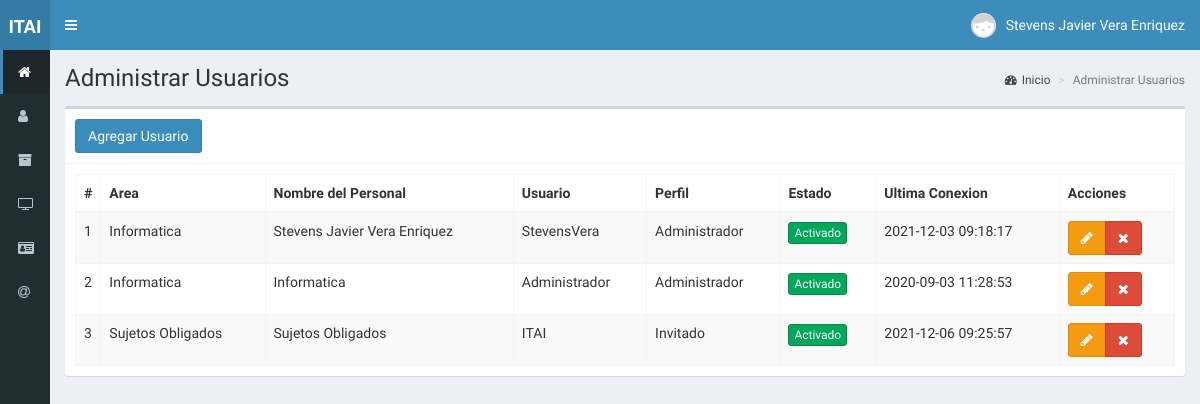
Screenshot of /usuarios (signed in) with the database file from the repository.
### tables this page shows
CREATE TABLE `usuarios` (
  `idusuario` int(11) NOT NULL,
  `Area` mediumtext NOT NULL,
  `NombrePersonal` mediumtext NOT NULL,
  `NombreUsuario` mediumtext NOT NULL,
  `Perfil` mediumtext NOT NULL,
  `Contrasena` mediumtext NOT NULL,
  `Estado` int(11) NOT NULL,
  `UltimaConexion` datetime NOT NULL
);

### controladores/plantilla.controlador.php (called while the page is built)
<?php
class ControladorPlantilla{
	static public function ctrPlantilla(){
		include "vistas/plantilla.php";
	}
}

### index.php (called while the page is built, shortened)
<?php
require_once "controladores/plantilla.controlador.php";
require_once "controladores/usuarios.controlador.php";
require_once "controladores/adjuntoGestionArchivo.controlador.php";
require_once "modelos/usuario.modelo.php";
$plantilla = new ControladorPlantilla();
$plantilla -> ctrPlantilla();

### controladores/usuarios.controlador.php (called while the page is built, shortened)
<?php
class ControladorUsuarios{
	static public function ctrMostrarUsuarios($item,$valor){
		$tabla = "usuarios";
		$respuesta = ModeloUsuarios::mdlMostrarUsuario($tabla, $item, $valor);
		return $respuesta;
	}
}

### modelos/conexion.php (called while the page is built)
<?php
class Conexion{
	static public function conectar(){
		$link = new PDO("mysql:host=www.itainayarit.org;dbname=itainaya_itaiconstancias",
							"itainaya",
						"ruPm1oT@Oh0s",
							array(PDO::ATTR_ERRMODE => PDO::ERRMODE_EXCEPTION,
		                      PDO::MYSQL_ATTR_INIT_COMMAND => "SET NAMES utf8"));
		return $link;
	  }
}

### modelos/usuario.modelo.php (called while the page is built, shortened)
<?php
require_once "conexion.php";
class ModeloUsuarios{
	static public function mdlMostrarUsuario($tabla,$item,$valor){
		if ($item != null) {
			$statement = Conexion::conectar()->prepare("SELECT * FROM $tabla WHERE $item = :$item");
			$statement -> bindParam(":".$item, $valor, PDO::PARAM_STR);
			$statement -> execute();
			return $statement -> fetch();
		}else {
			$statement = Conexion::conectar()->prepare("SELECT * FROM $tabla");
			$statement -> execute();
			return $statement -> fetchAll();
		}
	}
}

### vistas/modulos/usuarios.php (the view, shortened to what this page needs)
<div class="content-wrapper">
  <section class="content-header">
    <h1>
      Administrar Usuarios
    </h1>
    <ol class="breadcrumb">
      <li><a href="inicio"><i class="fa fa-dashboard"></i>Inicio</a></li>
      <li class="active">Administrar Usuarios</li>
    </ol>
  </section>
  <section class="content">
    <div class="box">
      <div class="box-header with-border">
        <button class="btn btn-primary" data-toggle="modal" data-target="#modalAgregarUsuario">
          Agregar Usuario
        </button>
      </div>
      <div class="box-body">
        <table class="table table-bordered table-striped dt-responsive tablas" style="width:100%">
            <thead>
              <tr>
                <th style="width: 10px">#</th>
                <th>Area</th>
                <th>Nombre del Personal</th>
                <th>Usuario</th>
                <th>Perfil</th>
                <th>Estado</th>
                <th>Ultima Conexion</th>
                <th>Acciones</th>
              </tr>
            </thead>
            <tbody>
              <?php
                 $item = null;
                 $valor = null;
                      $usuarios = ControladorUsuarios::ctrMostrarUsuarios($item, $valor);
                  foreach ($usuarios as $key => $value) {
                    echo '<tr>
                          <td>'.($key+1).'</td>
                          <td>'.$value["Area"].'</td>
                          <td>'.$value["NombrePersonal"].'</td>
                          <td>'.$value["NombreUsuario"].'</td>
                          <td>'.$value["Perfil"].'</td>';
                      if($value["Estado"] != 0){
                     echo '<td><button class="btn btn-success btn-xs btnActivar" idUsuario="'.$value["idusuario"].'" estadoUsuario="0">Activado</button></td>';
                          }else{
                     echo '<td><button class="btn btn-danger btn-xs btnActivar" idUsuario="'.$value["idusuario"].'" estadoUsuario="1">Desactivado</button></td>';
                        }
                    echo '<td>'.$value["UltimaConexion"].'</td>
                          <td>
                        <div class="btn-group">
                        <button class="btn btn-warning btnEditarUsuario" idUsuario="'.$value["idusuario"].'" data-toggle="modal" data-target="#modalEditarUsuario"><i class="fa fa-pencil"></i></button>
                        <button class="btn btn-danger btnEliminarUsuario" idUsuario="'.$value["idusuario"].'" usuario="'.$value["NombreUsuario"].'"><i class="fa fa-times"></i></button>
                    </div>
                  </td>
                </tr> ';
                      }
               ?>
          </tbody>
        </table>
      </div>
    </div>
  </section>
</div>

### vistas/plantilla.php (shortened to what this page needs)
<!DOCTYPE html>
<html lang="es">
<head>
  <link rel="stylesheet" href="vistas/bower_components/bootstrap/dist/css/bootstrap.min.css">
  <link rel="stylesheet" href="vistas/bower_components/font-awesome/css/font-awesome.min.css">
  <link rel="stylesheet" href="vistas/bower_components/Ionicons/css/ionicons.min.css">
  <link rel="stylesheet" href="https://cdn.rawgit.com/konpa/devicon/df6431e323547add1b4cf45992913f15286456d3/devicon.min.css">
  <link rel="stylesheet" href="vistas/dist/css/AdminLTE.css">
  <link rel="stylesheet" href="vistas/dist/css/skins/_all-skins.min.css">
  <link rel="stylesheet" href="vistas/bower_components/datatables.net-bs/css/dataTables.bootstrap.min.css">
  <link rel="stylesheet" href="vistas/bower_components/datatables.net-bs/css/responsive.bootstrap.min.css">
  <link rel="stylesheet" href="vistas/bower_components/bootstrap-datepicker/dist/css/bootstrap-datepicker.min.css">
  <link rel="stylesheet" href="vistas/plugins/iCheck/all.css">
</head>
<link rel="stylesheet" href="https://www.amcharts.com/lib/3/plugins/export/export.css" type="text/css" media="all" />
<body class="hold-transition skin-blue sidebar-collapse sidebar-mini login-page">
  <?php
   if (isset($_SESSION["iniciarSesion"]) && $_SESSION["iniciarSesion"] == "ok"){
    echo '<div class="wrapper">';
      include 'modulos/cabezote.php';
      include 'modulos/menu.php';
      if (isset($_GET["ruta"])) {
        if ($_GET["ruta"]== "inicio" ||
            $_GET["ruta"]== "usuarios" ||
            $_GET["ruta"]== "taller-archivos" ||
            $_GET["ruta"]== "taller-datos-generalidades" ||
            $_GET["ruta"]== "taller-monitoreo-sipot" ||
            $_GET["ruta"]== "taller-monitoreo-obligaciones" ||
            $_GET["ruta"]== "taller-informatica-SISAI-2" ||
            $_GET["ruta"]== "taller-archivosgestion" ||
            $_GET["ruta"]== "salir" ) {
          include "modulos/".$_GET["ruta"].".php";
        }else{
            include "modulos/404.php";
        }
      }else{
          include "modulos/inicio.php";
      }
    echo '</div>';
    } else {
        include "modulos/login.php";
    }
 ?>
</body>
</html>

### vistas/modulos/cabezote.php (shortened to what this page needs)
<header class="main-header">
    <a href="inicio.php" class="logo">
      <span class="logo-mini"><b>ITAI</b></span>
    </a>
    <nav class="navbar navbar-static-top">
      <a href="#" class="sidebar-toggle" data-toggle="push-menu" role="button">
      </a>
    <div class="navbar-custom-menu">
      <ul class="nav navbar-nav">
        <li class="dropdown user user-menu">
          <a href="#" class="dropdown-toggle" data-toggle="dropdown">
            <img src="vistas/img/usuarios/default/anonymous.png" class="user-image">
            <span class="hidden-xs"><?php  echo $_SESSION["NombrePersonal"]; ?></span>
          </a>
        </li>
      </ul>
    </div>
    </nav>
  </header>

### vistas/modulos/menu.php (shortened to what this page needs)
<aside class="main-sidebar">
	<section class="sidebar">
		<ul class="sidebar-menu">
		<?php
		if($_SESSION["Perfil"] == "Administrador" || $_SESSION["Perfil"] == "Invitado" ){
			echo '<li class="active">
				<a href="inicio">
					<i class="fa fa-home"></i>
					<span>Inicio</span>
				</a>
			</li>';
		 }
		?>
			<?php
			if($_SESSION["Perfil"] == "Administrador"){
			echo '<li>
				<a href="usuarios">
					<i class="fa fa-user"></i>
					<span>Usuarios</span>
				</a>
			</li>';
		}
			?>
			<li class="treeview">
				<a href="">
				<i class="fa fa-archive" aria-hidden="true"></i>
				</a>
			</li>
			<li class="treeview">
				<a href="">
				<i class="fa fa-television" aria-hidden="true"></i>
				</a>
			</li>
			<li class="treeview">
				<a href="">
				<i class="fa fa-id-card" aria-hidden="true"></i>
				</a>
			</li>
			<li class="treeview">
				<a href="">
				<i class="fa fa-at" aria-hidden="true"></i>
				</a>
			</li>
			</ul>
	</section>
</aside>

### rows the page displays
usuarios: Area "Informatica", NombrePersonal "Stevens Javier Vera Enriquez", NombreUsuario "StevensVera", Perfil "Administrador", UltimaConexion "2021-12-03 09:18:17"
usuarios: Area "Informatica", NombrePersonal "Informatica", NombreUsuario "Administrador", Perfil "Administrador", UltimaConexion "2020-09-03 11:28:53"
usuarios: Area "Sujetos Obligados", NombrePersonal "Sujetos Obligados", NombreUsuario "ITAI", Perfil "Invitado", UltimaConexion "2021-12-06 09:25:57"

### other values shown
$_SESSION["NombrePersonal"] "Stevens Javier Vera Enriquez"
